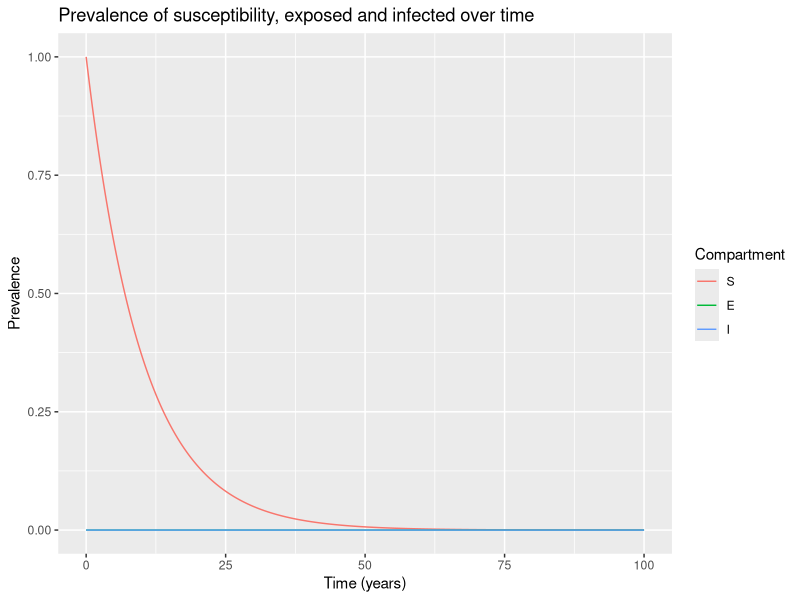

Write R code to recreate this figure.
# LOAD THE PACKAGES:
library(deSolve)
library(reshape2)
library(ggplot2)

# MODEL INPUTS:

# Vector storing the initial number of animals in each compartment (at timestep 0)
initial_state_values <- c(S = 999999,  # the whole population we are modelling is susceptible to infection
                          E = 1, 
                          I = 0)       

# Vector storing the parameters describing the transition rates in units of days^-1
parameters <- c(beta = 0.4,     # the infection rate in units of years^-1
                delta = 0.2,     # the latency period in units of years^-1
                u = 0.4,#death rate
                a = 0.3, #cull due to infection
                b = 0.3) # birth rate

# TIMESTEPS:

# Vector storing the sequence of timesteps to solve the model at
times <- seq(from = 0, to = 100, by = 1/365)   # from 0 to 100 years in daily intervals

# SEID MODEL FUNCTION: 

# The model function takes as input arguments (in the following order): time, state and parameters
seid_model <- function(time, state, parameters) {  
  
  with(as.list(c(state, parameters)), {  # tell R to unpack variable names from the state and parameters inputs
    
    N <- S + E + I
    lambda <- beta * I/N
    
    # The differential equations
    dS <- -lambda * S - u * S + b * N            
    dE <- lambda * S - delta * E - u * E 
    dI <- delta * E - a * I - u * I
    
    # Return the number of animals in the S, E and I compartments at each timestep 
    # (in the same order as the input state variables)
    return(list(c(dS, dE, dI))) 
  })
  
}

# MODEL OUTPUT (solving the differential equations):

# Solving the differential equations using the ode integration algorithm
output <- as.data.frame(ode(y = initial_state_values, 
                            times = times, 
                            func = seid_model,
                            parms = parameters))

output_long <- melt(as.data.frame(output), id = "time")                  # turn output dataset into long format

# Adding a column for the prevalence proportion to the long-format output
output_long$prevalence <- output_long$value/sum(initial_state_values)

# Plot the prevalence proportion
ggplot(data = output_long,                                               # specify object containing data to plot
       aes(x = time, y = prevalence, colour = variable, group = variable)) +  # assign columns to axes and groups
  geom_line() +                                                          # represent data as lines
  xlab("Time (years)")+                                                   # add label for x axis
  ylab("Prevalence") +                                      # add label for y axis
  labs(colour = "Compartment",                                           # add legend title
       title = "Prevalence of susceptibility, exposed and infected over time")   # add plot title

#R0= beta/(a+u) * (delta+u)/u
